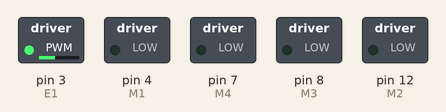
The sketch below on a simulated Arduino Uno, built with avr-gcc and run on an emulated ATmega328P. On the bench: switched loads named in the sketch (green lamp = pin HIGH).

Above: at 0.1 s.
Timing chart, 0 to 1.6 s (numbered marks = the images above):
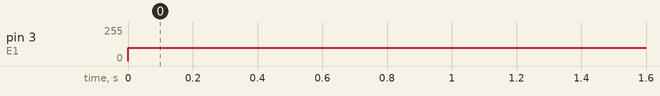

The sketch:

newmotorstuffforconveyerbelt.ino
```cpp
/*
* @file QuadMotorDriverShield.ino
* @brief QuadMotorDriverShield.ino  Motor control program
*
* Every 2 seconds to control motor positive inversion
*
* @author linfeng(490289303@qq.com)
* @version  V1.0
* @date  2016-4-5
*/
const int E1 = 3; ///<Motor1 Speed
const int E2 = 11;///<Motor2 Speed
const int E3 = 5; ///<Motor3 Speed
const int E4 = 2; ///<Motor4 Speed

const int M1 = 4; ///<Motor1 Direction
const int M2 = 12;///<Motor2 Direction
const int M3 = 8; ///<Motor3 Direction
const int M4 = 7; ///<Motor4 Direction


void M1_advance(char Speed) ///<Motor1 Advance
{
 digitalWrite(M1,LOW);
 analogWrite(E1,Speed);
}
void M2_advance(char Speed) ///<Motor2 Advance
{
 digitalWrite(M2,LOW);
 analogWrite(E2,Speed);
}
void M3_advance(char Speed) ///<Motor3 Advance
{
 digitalWrite(M3,LOW);
 analogWrite(E3,Speed);
}
void M4_advance(char Speed) ///<Motor4 Advance
{
 digitalWrite(M4,LOW);
 analogWrite(E4,Speed);
}

void M1_back(char Speed) ///<Motor1 Back off
{
 digitalWrite(M1,HIGH);
 analogWrite(E1,Speed);
}
void M2_back(char Speed) ///<Motor2 Back off
{
 digitalWrite(M2,HIGH);
 analogWrite(E2,Speed);
}
void M3_back(char Speed) ///<Motor3 Back off
{
 digitalWrite(M3,HIGH);
 analogWrite(E3,Speed);
}
void M4_back(char Speed) ///<Motor4 Back off
{
 digitalWrite(M4,HIGH);
 analogWrite(E4,Speed);
}


void setup() {
  Serial.begin(9600);
  pinMode(M1, OUTPUT);
  pinMode(M2, OUTPUT);
  pinMode(M3, OUTPUT);
  pinMode(M4, OUTPUT);
  pinMode(A3, INPUT_PULLUP);
  pinMode(A4, INPUT_PULLUP);
  pinMode(A0, INPUT_PULLUP);
  pinMode(A1, INPUT_PULLUP);

/**
  for(int i=3;i<9;i++)
    pinMode(i,OUTPUT);
  for(int i=11;i<13;i++)
    pinMode(i,OUTPUT);
    **/
}

void forward(){
   M1_advance(40);
   M2_advance(40);
   M3_advance(40);
   M4_advance(40);
}
void left(){
  M1_advance(25);
  M2_advance(50);
  M3_advance(25);
  M4_advance(50);

}
void right(){
  M1_advance(50);
  M2_advance(25);
  M3_advance(50);
  M4_advance(50);
}

void turn90(){
  unsigned long starttime = millis();
  unsigned long endtime = starttime;
  while ((endtime - starttime) <= 1100) // do this loop for up to 1000mS
  {
    Serial.println("Inside turn90");
    // code here
    M1_back(100);
    M2_advance(100);
    M3_back(100);
    M4_advance (100);
    endtime = millis();
  }

  for (int i = 0; i < 50; i++) {
    Serial.println("Moving forward in turn90");
    forward();
  }
}

void loop() {

  /*delay(2000); ///<Delay 2S
  M1_back(100);
  M2_back(100);
  M3_back(100);
  M4_back(100);
  delay(2000); ///<Delay 2S */
  /*double a3read = analogRead(A3)/204.6;
  double a4read = analogRead(A4)/204.6;
  double a0read = analogRead(A0)/204.6;
  double a1read = analogRead(A1)/204.6;
  Serial.println(a1read);
  if (a1read > 4.0)
  {
    turn90();
  }
  else if(a3read > 4.0 && a4read > 4.0)
  {
     forward();
  }
  else if(a3read < 4.0)
  {
     left();
  }
  else
  {
    right();
  }*/
  M1_advance(100);

}
```

Measured:
- by itself, pin 3 (E1): 0/255 → 100/255 at 0.00 s
